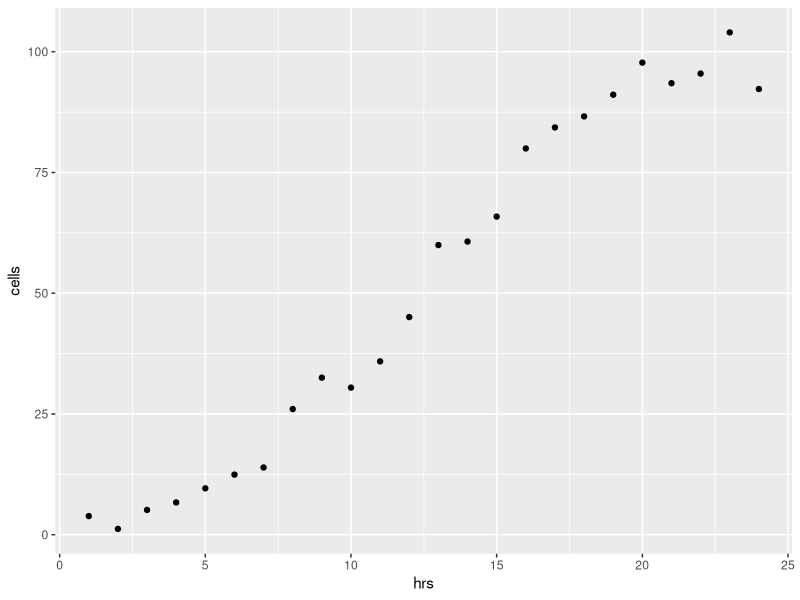
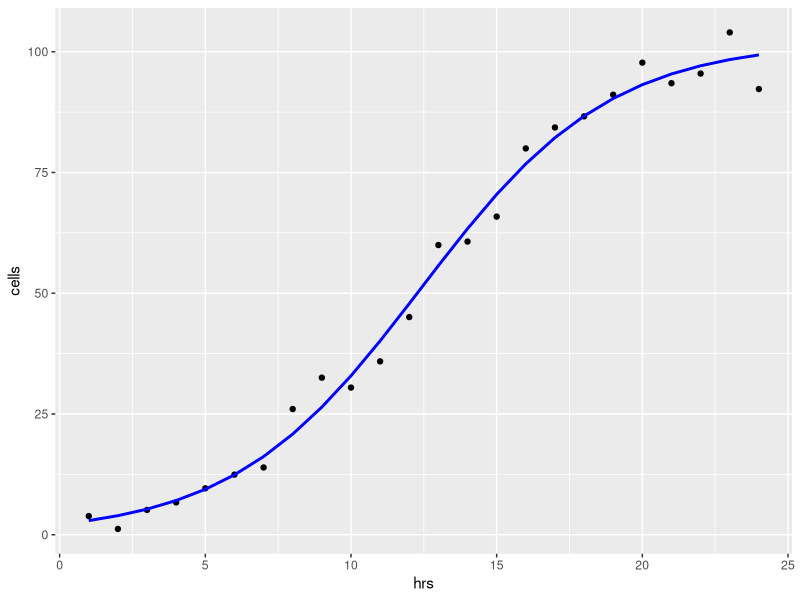

Here is the R script that generated these plots, in order:
# Logistic growth curve fit

# Load packages
library(tidyverse)
library(modelr)

#### Code for App #1 below
# -------------------------

# Write a function to generate logistic curve data with noise
gen_logis <- function(input, Asym = 100, xmid = 12, scal = 3, noise_sd = 5){
  
  # Calcululate logistic curve for inputs from defined parameters
  vals <- Asym/(1+exp((xmid-input)/scal))
  
  # Add gaussian noise with fixed sd
  noisy_vals <- rnorm(n = length(input), mean = vals, sd = noise_sd)
  
  return(noisy_vals)
  
}

# Example: generate a logistic curve with the default values Asymptote = 100, xmid = 12, scale = 3 and noise = 5
# Input is 24 (e.g. 24 hrs)
gen_logis(input = 1:24)

# Generate a noisy logistic dataset in a dataframe (i.e. tibble) with two columns, hrs and cells
# Cells divide and therefore grow exponentially, described well by logistic function
df_cells <- tibble(hrs = 1:24) %>% 
  mutate(cells = gen_logis(hrs))

df_cells

# Plot logistic growth of mock cells
ggplot(df_cells, aes(x = hrs, y = cells)) + 
  geom_point()


#### Code for App #2 below
# -------------------------

# Using nonlinear least squares (nls), fit a self starting logistic model to the data (SSlogis)
mod_logis <- nls(formula = cells~SSlogis(input = hrs, Asym, xmid, scal), data = df_cells)

# Examine parameter estimates and model fit
summary(mod_logis)


# Add best fit predictions of logistic model to original data
df_cells_pred <- df_cells %>% 
  add_predictions(mod_logis)

df_cells_pred

# Plot original data alongside predictions
ggplot(df_cells_pred, aes(x = hrs)) + 
  geom_point(aes(y = cells)) + 
  geom_line(aes(y = pred), color = 'blue', size = 1)

